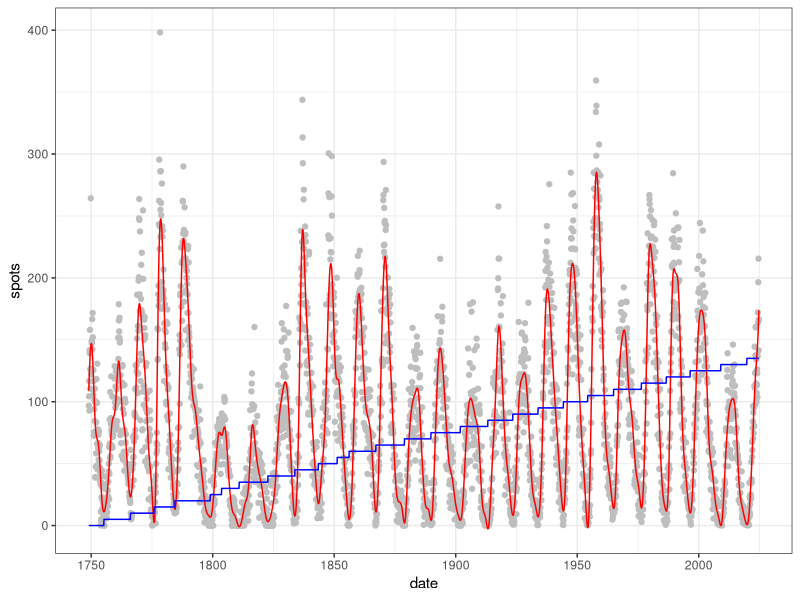
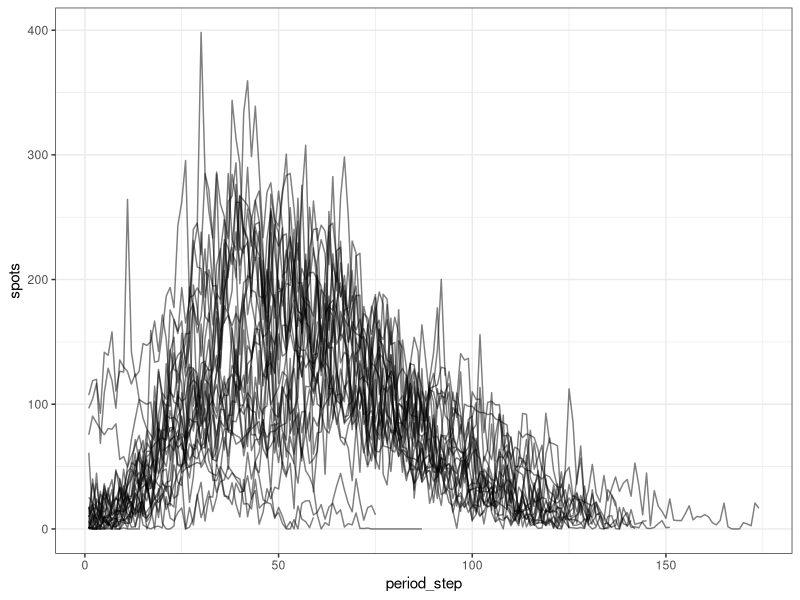

Generate these figures, in order, with R:
library(dplyr)
library(ggplot2); theme_set(theme_bw())
## unpack time series: c() removes extraneous structure
dd <- data.frame(date=c(time(sunspot.month)),
                 spots=c(sunspot.month)) %>%
    mutate(smooth=smooth.spline(spots)$y,  ## smooth
           ## find local minima
           local_minima = lag(smooth) > smooth & lead(smooth) > smooth,
           ## identify how many local minima have occurred up to time t
           period=cumsum(!is.na(local_minima) & local_minima)) %>%
    group_by(period) %>%
    ## compute sequences within period
    mutate(period_step=seq(n())) %>%
    ungroup  ## apparently ggplot2 doesn't connect groups (???)


## 
ggplot(dd,aes(date,spots))+geom_point(colour="gray") +
    geom_line(aes(y=smooth),colour="red")+
    ## period indicator, scaled
    geom_line(aes(y=period*5),colour="blue")

## could also add vertical lines ...

## plot data by period
ggplot(dd,aes(period_step,spots,group=period))+
    geom_line(alpha=0.5)

